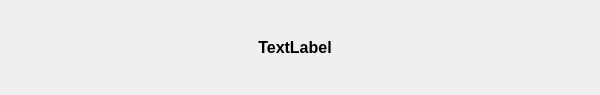
<?xml version="1.0" encoding="UTF-8"?>
<ui version="4.0">
 <class>WaitDialog</class>
 <widget class="QDialog" name="WaitDialog">
  <property name="windowModality">
   <enum>Qt::ApplicationModal</enum>
  </property>
  <property name="geometry">
   <rect>
    <x>0</x>
    <y>0</y>
    <width>600</width>
    <height>95</height>
   </rect>
  </property>
  <property name="minimumSize">
   <size>
    <width>600</width>
    <height>95</height>
   </size>
  </property>
  <property name="maximumSize">
   <size>
    <width>600</width>
    <height>95</height>
   </size>
  </property>
  <property name="baseSize">
   <size>
    <width>600</width>
    <height>95</height>
   </size>
  </property>
  <property name="windowTitle">
   <string>Dialog</string>
  </property>
  <property name="windowIcon">
   <iconset resource="../resources/ChartGeany.qrc">
    <normaloff>:/png/images/icons/PNG/cglogo.png</normaloff>:/png/images/icons/PNG/cglogo.png</iconset>
  </property>
  <property name="modal">
   <bool>true</bool>
  </property>
  <widget class="QLabel" name="messageLabel">
   <property name="geometry">
    <rect>
     <x>20</x>
     <y>10</y>
     <width>550</width>
     <height>75</height>
    </rect>
   </property>
   <property name="font">
    <font>
     <pointsize>12</pointsize>
     <weight>75</weight>
     <bold>true</bold>
    </font>
   </property>
   <property name="text">
    <string>TextLabel</string>
   </property>
   <property name="alignment">
    <set>Qt::AlignCenter</set>
   </property>
  </widget>
 </widget>
 <resources>
  <include location="../resources/ChartGeany.qrc"/>
 </resources>
 <connections/>
</ui>
